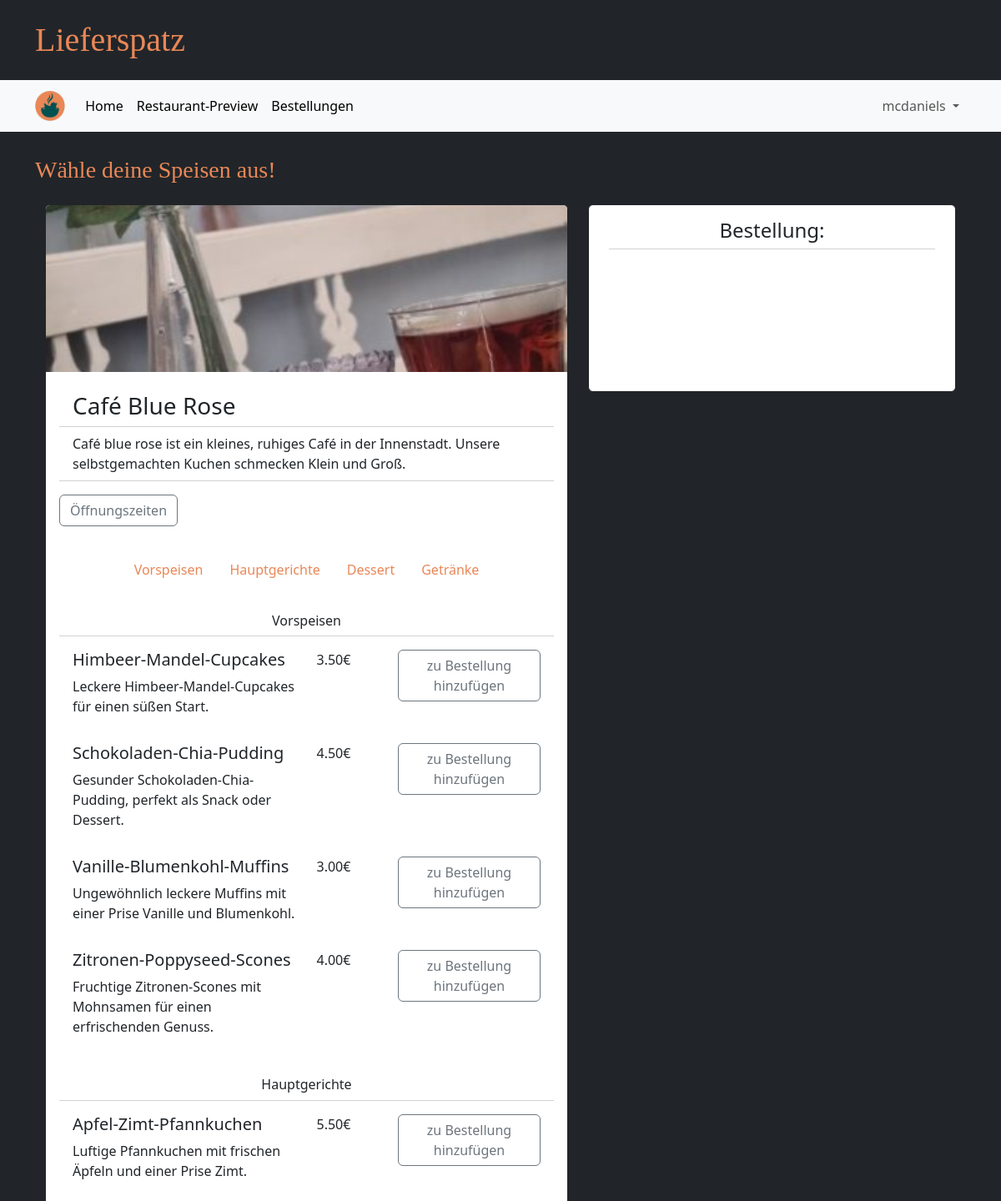
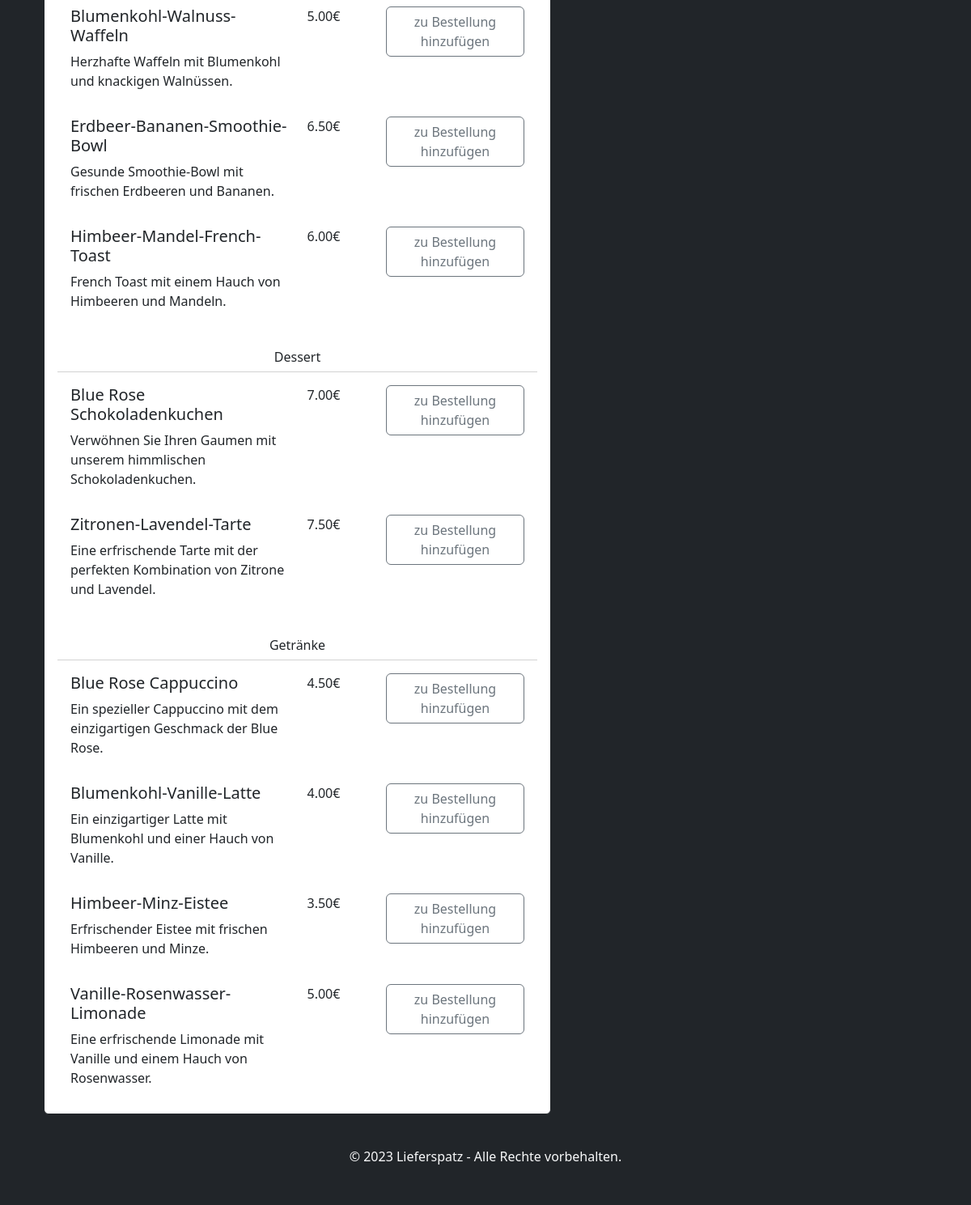
The page /menue/cafebluerose (signed in) on the database its author committed (2 pictures, top to bottom).
### tables this page shows
CREATE TABLE GeschaeftsAccount(
            Username TEXT PRIMARY KEY NOT NULL,
            Passwort TEXT NOT NULL,
            Restaurantname TEXT NOT NULL,
            Beschreibung TEST NOT NULL,
            Strasse TEXT NOT NULL,
            Hausnummer INTEGER NOT NULL,
            Plz INTEGER NOT NULL
        );

CREATE TABLE Item(
            ID INTEGER NOT NULL,
            Restaurant TEXT NOT NULL,
            Name TEXT NOT NULL,
            Kategorie TEXT CHECK(Kategorie IN ('Vorspeise', 'Hauptgericht', 'Dessert', 'Getränk')),
            IBeschreibung TEXT NOT NULL DEFAULT '',
            Preis INTEGER NOT NULL,
            Deaktiviert INTEGER DEFAULT 0 CHECK(Deaktiviert IN (0, 1)),
            PRIMARY KEY (ID),
            FOREIGN KEY (Restaurant) REFERENCES GeschaeftsAccount(username),
            UNIQUE(Restaurant, Name, Kategorie, IBeschreibung, Preis)                 
        );

### main.py (the view)
@app.route("/menue/<username>", methods=["GET", "POST"])
def menue_page(username):
    if "user" in session:
        restaurant = database.get_restaurant(username)
        restaurant["times"] = database.get_business_hours(username)
        image_names = os.listdir(app.config['UPLOAD_FOLDER'])
        image_tuples = list(map(os.path.splitext, image_names))
        restaurant["image_path"] = "test1.jpeg"
        for index, value in enumerate(image_tuples):
            if username == value[0]:
                restaurant["image_path"] = 'business/' + value[0] + value[1]
                image_tuples.pop(index)
                break
        items = database.get_items(username)
        return render_template("menue.html", restaurant=restaurant, items=items, weekdays=WEEKDAYS)
    else:
        return redirect(url_for("login_customer_page"))

### database.py (called while the page is built)
def getData(sql, params = ()):
    dbcon = sqlite3.connect("instance/db.db")
    cursor = dbcon.cursor()
    cursor.execute(sql, params)
    return cursor

def get_restaurant(username):
    request_pointer = getData("""SELECT Username, Restaurantname, Beschreibung, Strasse, Hausnummer, Plz
                              FROM GeschaeftsAccount
                              WHERE Username = ? """,(username,))
    result = request_pointer.fetchone()
    restaurant = {
            "username": result[0],
            "name": result[1],
            "description": result[2],
            "street": result[3],
            "housenumber": result[4],
            "postalcode": result[5]
        }
    return restaurant

def get_items(username):
    items = []
    request_pointer = getData("""SELECT *
                              FROM Item
                              WHERE Restaurant = ? AND Deaktiviert = 0
                              ORDER BY Kategorie DESC""", (username,))
    for entry in request_pointer.fetchall():
        item = {
            "id": entry[0],
            "restaurant": entry[1],
            "name": entry[2],
            "category": entry[3],
            "description": entry[4],
            "price": entry[5],
            "deactivated": entry[6]
        }
        items.append(item)
    return items

def get_business_hours(username):
    times = {}
    request_pointer = getData("""
        SELECT *
        FROM Oeffnungszeit
        WHERE GUsername = ?""",
        (username,))
    for entry in request_pointer.fetchall():
        times[entry[1]] = {
            "from": entry[2],
            "until": entry[3],
        }
    return times

### templates/menue.html (shortened to what this page needs)
{% extends "base.html" %}
{% block heading %}Wähle deine Speisen aus!{% endblock %}
{% block content %}
<div class="row g-4 mb-4" id="wrapper">
  <div class="col-7">
    <div class="card border-dark">
      <img src="{{ url_for('static', filename=restaurant['image_path']) }}" class="card-img-top restau-image" alt="...">
      <div class="card-body">
        <h3 class="card-title card-header bg-transparent">{{ restaurant['name'] }}</h3>
        <p class="card-text card-header bg-transparent mb-3">{{ restaurant['description'] }}</p>
        <a class="btn btn-outline-secondary mb-2" data-bs-toggle="collapse" href="#collapseExample" role="button" aria-expanded="false" aria-controls="collapseExample">
          Öffnungszeiten
        </a>
        <ul class="nav nav-pills justify-content-center mt-4">
          <li class="nav-item">
            <a class="nav-link" href="#Vorspeisen">Vorspeisen</a>
          </li>
          <li class="nav-item">
            <a class="nav-link" href="#Hauptgerichte">Hauptgerichte</a>
          </li>
          <li class="nav-item">
            <a class="nav-link" href="#Dessert">Dessert</a>
          </li>
          <li class="nav-item">
            <a class="nav-link" href="#Getränke">Getränke</a>
          </li>
        </ul>
        <div class="mt-4">
          <h6 class ="text-center card-header bg-transparent">Vorspeisen</h6>
          {% for item in items %}
          {% if item['category'] == 'Vorspeise' %}
          <form class="card-body">
            <div class="row">
            <div class="col-6">
              <h5 class="card-titel">{{ item['name'] }}</h5>
              <p class="card-text">{{ item['description'] }}</p>
            </div>
              <p class="card-text col-2">{{ "%.2f" | format(item['price']/100) }}€</p>
            <div class="col-4">
            <button type="button" class="btn btn-outline-secondary">zu Bestellung hinzufügen</button>
          </div>
            </div>
          </form>
          {% endif %}
          {% endfor %}
        </div>
        <div class="mt-4">
          <h6 class ="text-center card-header bg-transparent">Hauptgerichte</h6>
          {% for item in items %}
          {% if item['category'] == 'Hauptgericht' %}
          <form class="card-body">
            <div class="row">
            <div class="col-6">
              <h5 class="card-titel">{{ item['name'] }}</h5>
              <p class="card-text">{{ item['description'] }}</p>
            </div>
              <p class="card-text col-2">{{ "%.2f" | format(item['price']/100) }}€</p>
            <div class="col-4">
            <button type="button" class="btn btn-outline-secondary">zu Bestellung hinzufügen</button>
          </div>
            </div>
          </form>
          {% endif %}
          {% endfor %}
        </div>
        <div class="mt-4">
          <h6 class ="text-center card-header bg-transparent">Dessert</h6>
          {% for item in items %}
          {% if item['category'] == 'Dessert' %}
          <form class="card-body">
            <div class="row">
            <div class="col-6">
              <h5 class="card-titel">{{ item['name'] }}</h5>
              <p class="card-text">{{ item['description'] }}</p>
            </div>
              <p class="card-text col-2">{{ "%.2f" | format(item['price']/100) }}€</p>
            <div class="col-4">
            <button type="button" class="btn btn-outline-secondary">zu Bestellung hinzufügen</button>
          </div>
            </div>
          </form>
          {% endif %}
          {% endfor %}
        </div>
        <div class="mt-4">
          <h6 class ="text-center card-header bg-transparent">Getränke</h6>
          {% for item in items %}
          {% if item['category'] == 'Getränk' %}
          <form class="card-body">
            <div class="row">
            <div class="col-6">
              <h5 class="card-titel">{{ item['name'] }}</h5>
              <p class="card-text">{{ item['description'] }}</p>
            </div>
              <p class="card-text col-2">{{ "%.2f" | format(item['price']/100) }}€</p>
            <div class="col-4">
            <button type="button" class="btn btn-outline-secondary">zu Bestellung hinzufügen</button>
          </div>
            </div>
          </form>
          {% endif %}
          {% endfor %}
        </div>
      </div>
    </div>
  </div>
  <div class="col-5">
      <div class="sticky-top" style="top: 70px; z-index: 1;">
        <div class="card border-dark px-4">
          <h4 class="card-titel card-header text-center bg-transparent mt-2 mb-4">Bestellung:</h4>
        </div>
    </div>
</div>
{% endblock %}

### templates/base.html (shortened to what this page needs)
<!DOCTYPE html>
<html lang="de">
<head>
    <link rel="stylesheet" href="/static/style.css">
    <link href="{{ url_for('static', filename='bootstrap/css/bootstrap.min.css') }}" rel="stylesheet">
</head>
<body class="bg-dark">
    <div class="container my-4">
        <h1 class="brandfont">Lieferspatz</h1>
    </div>
    <nav class="navbar navbar-expand bg-body-tertiary sticky-top border-bottom border-5 border-dark">
        <div class="container">
          <a class="navbar-brand" href="#">
            <img src="{{ url_for('static', filename='ls_logo.png') }}" alt="..." height="36" />
          </a>
          <div class="collapse navbar-collapse" id="navbarSupportedContent">
            <ul class="navbar-nav me-auto mb-2 mb-lg-0">
              <li class="nav-item">
                <a class="nav-link active" aria-current="page" href="{{ url_for('start_page') }}">Home</a>
              </li>
              <li class="nav-item">
                {% if "business" in session %}
                <a class="nav-link active" aria-current="page" href="{{ url_for('restaurants_page') }}">Restaurant-Preview</a>
                {% else %}
                <a class="nav-link active" aria-current="page" href="{{ url_for('restaurants_page') }}">Restaurants</a>
                {% endif %}
              </li>
              <li class="nav-item">
                <a class="nav-link active" id="view_orders" aria-current="page" href="{{ url_for('order_page') }}">Bestellungen</a>
              </li>
            </ul>
            <ul class="navbar-nav mb-2 mb-lg-0">
              {% if session['user'] %}
              <li class="nav-item dropdown">
                <a class="nav-link dropdown-toggle" href="#" role="button" data-bs-toggle="dropdown" aria-expanded="false">
                  {{ session['user'] }}
                </a>
              </li>
              {% endif %}
            </ul>
          </div>
        </div>
    </nav>
    <div class="container mt-4">
        <h3 class="brandfont2">{% block heading %}{% endblock %}</h3>
    </div>
    <div class="container text-light px-4 py-3 ">
        {% block content %}{% endblock %}
    </div>
    <footer class="bg-dark text-light text-center py-3">
        <p>&copy; 2023 Lieferspatz - Alle Rechte vorbehalten.</p>
    </footer>
</body>
</html>

### static/style.css (style rules this page uses)
.brandfont { font-family: brandFont; color: #e98757; }
.brandfont2 { font-family: brandFont2; color: #e98757; }
.restau-image { height: 200px; object-fit: cover; }
.nav-pills a.nav-link { color: #e98757; }
.text-center { text-align: center; }

### rows shown on the page
GeschaeftsAccount: name "Café Blue Rose", description "Café blue rose ist ein kleines, ruhiges Café in der Innenstadt. Unsere selbstgemachten Kuchen schmecken Klein und Groß."
Item: name "Himbeer-Mandel-Cupcakes", description "Leckere Himbeer-Mandel-Cupcakes für einen süßen Start.", item['price']/100 "3.50"
Item: name "Schokoladen-Chia-Pudding", description "Gesunder Schokoladen-Chia-Pudding, perfekt als Snack oder Dessert.", item['price']/100 "4.50"
Item: name "Vanille-Blumenkohl-Muffins", description "Ungewöhnlich leckere Muffins mit einer Prise Vanille und Blumenkohl.", item['price']/100 "3.00"
Item: name "Zitronen-Poppyseed-Scones", description "Fruchtige Zitronen-Scones mit Mohnsamen für einen erfrischenden Genuss.", item['price']/100 "4.00"
Item: name "Apfel-Zimt-Pfannkuchen", description "Luftige Pfannkuchen mit frischen Äpfeln und einer Prise Zimt.", item['price']/100 "5.50"
Item: name "Blumenkohl-Walnuss-Waffeln", description "Herzhafte Waffeln mit Blumenkohl und knackigen Walnüssen.", item['price']/100 "5.00"
Item: name "Erdbeer-Bananen-Smoothie-Bowl", description "Gesunde Smoothie-Bowl mit frischen Erdbeeren und Bananen.", item['price']/100 "6.50"
Item: name "Himbeer-Mandel-French-Toast", description "French Toast mit einem Hauch von Himbeeren und Mandeln.", item['price']/100 "6.00"
Item: name "Blue Rose Schokoladenkuchen", description "Verwöhnen Sie Ihren Gaumen mit unserem himmlischen Schokoladenkuchen.", item['price']/100 "7.00"
Item: name "Zitronen-Lavendel-Tarte", description "Eine erfrischende Tarte mit der perfekten Kombination von Zitrone und Lavendel.", item['price']/100 "7.50"
Item: name "Blue Rose Cappuccino", description "Ein spezieller Cappuccino mit dem einzigartigen Geschmack der Blue Rose.", item['price']/100 "4.50"
Item: name "Blumenkohl-Vanille-Latte", description "Ein einzigartiger Latte mit Blumenkohl und einer Hauch von Vanille.", item['price']/100 "4.00"
Item: name "Himbeer-Minz-Eistee", description "Erfrischender Eistee mit frischen Himbeeren und Minze.", item['price']/100 "3.50"
Item: name "Vanille-Rosenwasser-Limonade", description "Eine erfrischende Limonade mit Vanille und einem Hauch von Rosenwasser.", item['price']/100 "5.00"

### other values the page prints
{{ session['user'] }} "mcdaniels"
